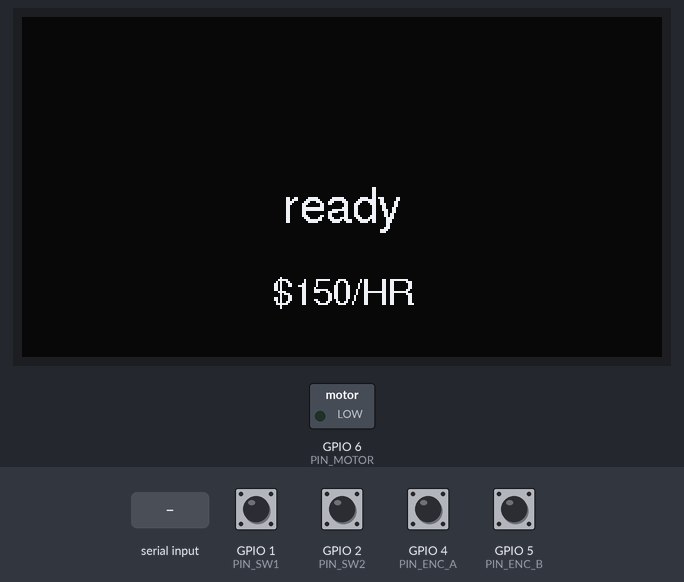
Recording of a sketch running on a simulated ESP32-S3. Parts: 320×170 colour display, switched loads named in the sketch (green lamp = pin HIGH). The test bench sets the inputs (shaded band); at power-on: GPIO 1 (PIN_SW1), GPIO 2 (PIN_SW2), GPIO 4 (PIN_ENC_A), GPIO 5 (PIN_ENC_B) HIGH. What the sketch prints to the serial monitor is not drawn.

Above: at 1.8 s.
1.9 s: GPIO 1 (PIN_SW1) pulled LOW for 1 s
At 4.3 s:
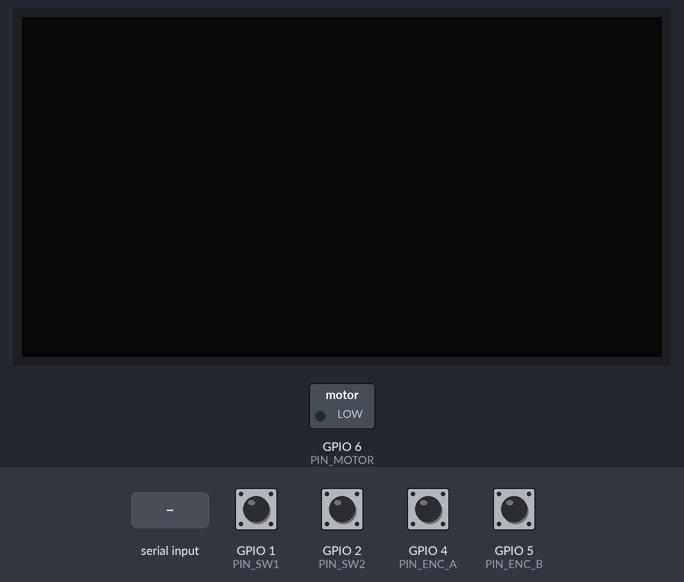
4.6 s: GPIO 1 (PIN_SW1) pulled LOW for 0.2 s
At 6.02 s:
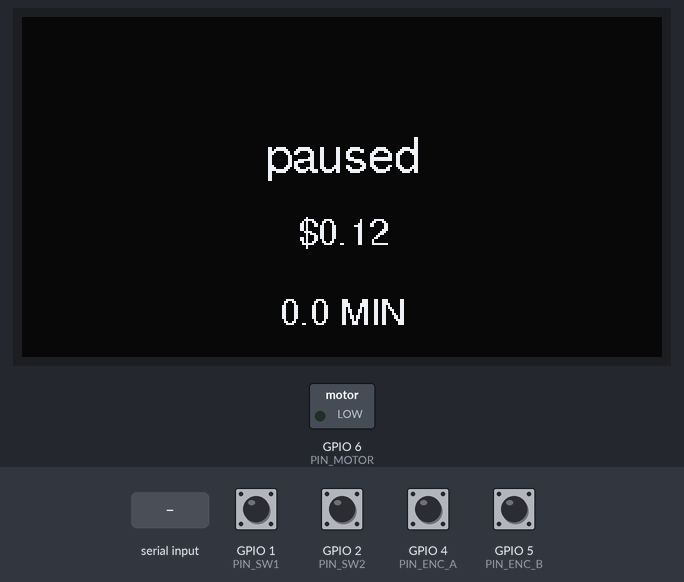
7.1 s: GPIO 2 (PIN_SW2) pulled LOW for 0.2 s
At 7.95 s:
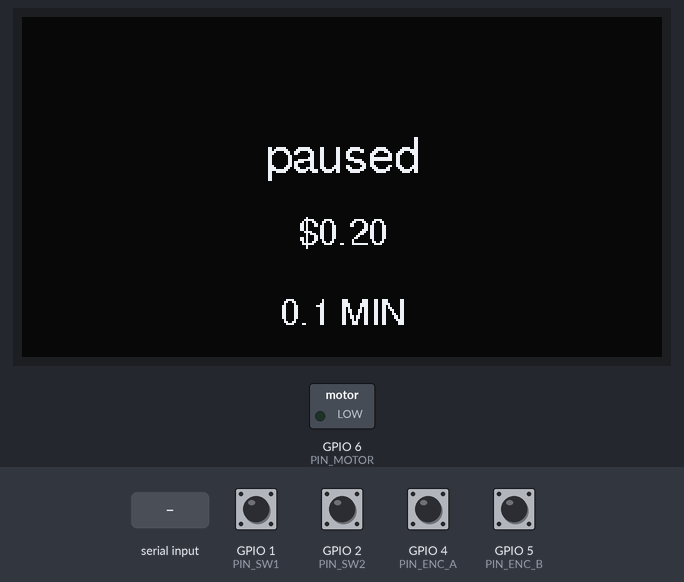
8.8 s: "1\n" received over Serial
10.3 s: GPIO 1 (PIN_SW1) pulled LOW for 3.2 s
At 12.2 s:
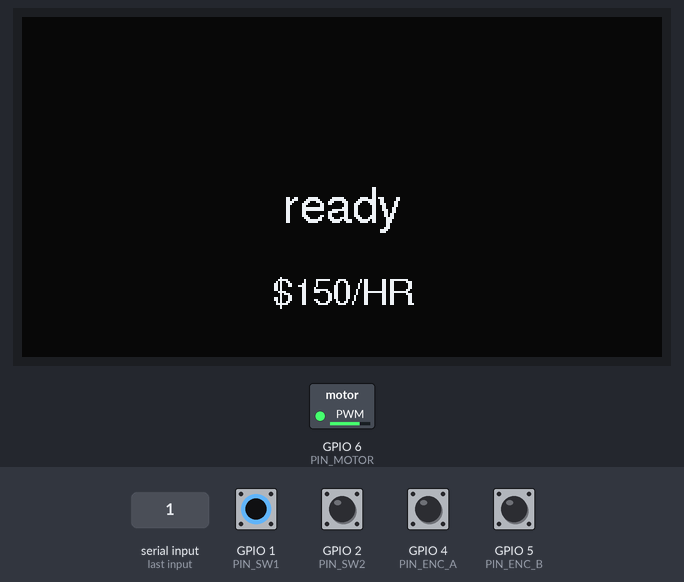
15.2 s: "0\n" received over Serial
Timing chart, 0 to 18.2 s (numbered marks = the images above; inputs shaded):
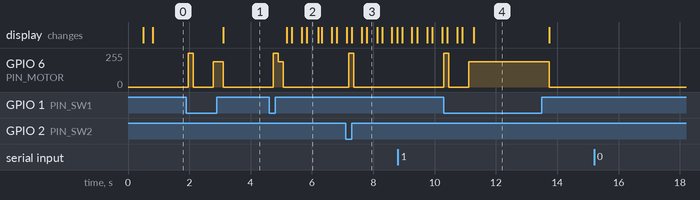

Measured:
- after the input at 1.9 s, GPIO 6 (PIN_MOTOR): 0/255 → 255/255 after 0.06 s, → 0/255 0.16 s later, → 189/255 0.65 s later, → 0/255 0.33 s later; the display: changes after 1.2 s (image 1)
- after the input at 4.6 s, GPIO 6 (PIN_MOTOR): 0/255 → 255/255 after 0.14 s, → 189/255 0.16 s later, → 0/255 0.16 s later; the display: first changes after 0.58 s (image 2 shows a later state)
- after the input at 7.1 s, GPIO 6 (PIN_MOTOR): 0/255 → 255/255 after 0.09 s, → 0/255 0.16 s later
- after the input at 10.3 s, GPIO 6 (PIN_MOTOR): 0/255 → 255/255 at once, → 0/255 0.16 s later, → 189/255 0.65 s later, → 0/255 2.6 s later; the display: first differs from a run without the input after 0.98 s (image 4)

The sketch:

anthropic_claude-haiku-4-5-20251001_rep2.ino
```cpp
#define LGFX_USE_V1
#include <LovyanGFX.hpp>

class LGFX : public lgfx::LGFX_Device {
  lgfx::Panel_ST7789 _panel;
  lgfx::Bus_SPI _bus;
  lgfx::Light_PWM _light;
public:
  LGFX() {
    { auto cfg = _bus.config();
      cfg.spi_host = SPI2_HOST;
      cfg.spi_mode = 0;
      cfg.freq_write = 50000000;
      cfg.freq_read = 16000000;
      cfg.spi_3wire = false;
      cfg.use_lock = true;
      cfg.dma_channel = SPI_DMA_CH_AUTO;
      cfg.pin_sclk = 12;
      cfg.pin_mosi = 11;
      cfg.pin_miso = -1;
      cfg.pin_dc = 13;
      _bus.config(cfg);
      _panel.setBus(&_bus);
    }
    { auto cfg = _panel.config();
      cfg.pin_cs = 10;
      cfg.pin_rst = 9;
      cfg.pin_busy = -1;
      cfg.panel_width = 170;
      cfg.panel_height = 320;
      cfg.offset_x = 35;
      cfg.offset_y = 0;
      cfg.offset_rotation = 2;
      cfg.readable = false;
      cfg.invert = true;
      cfg.rgb_order = false;
      cfg.dlen_16bit = false;
      cfg.bus_shared = false;
      _panel.config(cfg);
    }
    { auto cfg = _light.config();
      cfg.pin_bl = 8;
      cfg.invert = false;
      cfg.freq = 44100;
      cfg.pwm_channel = 7;
      _light.config(cfg);
      _panel.setLight(&_light);
    }
    setPanel(&_panel);
  }
};

LGFX tft;
LGFX_Sprite* canvas = nullptr;

const int PIN_SW1 = 1;
const int PIN_SW2 = 2;
const int PIN_ENC_A = 4;
const int PIN_ENC_B = 5;
const int PIN_MOTOR = 6;

volatile int encRaw = 0;
uint32_t tNextRender = 0;
uint32_t motorUntil = 0;

struct Button {
  int pin;
  uint32_t downAt;
  bool wasDown;
  bool tapped;
  bool held;
};

Button sw1 = {PIN_SW1, 0, false, false, false};
Button sw2 = {PIN_SW2, 0, false, false, false};

int hourlyRate = 150;
bool meetingRunning = false;
uint32_t meetingStartedAt = 0;

const uint16_t BG = tft.color565(9, 10, 12);
const uint16_t INK = tft.color565(238, 240, 245);

void IRAM_ATTR encISR() {
  int a = digitalRead(PIN_ENC_A);
  int b = digitalRead(PIN_ENC_B);
  if (a == LOW && b == HIGH) encRaw++;
  else if (a == HIGH && b == LOW) encRaw--;
}

void motorTap() {
  motorUntil = millis() + 80;
  ledcWrite(PIN_MOTOR, 255);
}

void motorBuzz() {
  motorUntil = millis() + 120;
  ledcWrite(PIN_MOTOR, 190);
}

void motorService() {
  uint32_t now = millis();
  if (now >= motorUntil) {
    ledcWrite(PIN_MOTOR, 0);
  }
}

void pollButton(Button& btn) {
  bool nowDown = digitalRead(btn.pin) == LOW;
  uint32_t now = millis();

  if (nowDown && !btn.wasDown) {
    btn.downAt = now;
    btn.tapped = false;
    btn.held = false;
    motorTap();
  } else if (!nowDown && btn.wasDown) {
    if (!btn.held) {
      btn.tapped = true;
    }
  } else if (nowDown && btn.wasDown && !btn.held) {
    if (now - btn.downAt > 800) {
      btn.held = true;
    }
  }

  btn.wasDown = nowDown;
}

void handleInput() {
  pollButton(sw1);
  pollButton(sw2);

  if (sw1.tapped) {
    sw1.tapped = false;
    if (!meetingRunning) {
      meetingRunning = true;
      meetingStartedAt = millis();
      motorBuzz();
      Serial.println("[meeting started]");
    } else {
      meetingRunning = false;
      motorBuzz();
      Serial.println("[meeting paused]");
    }
  }

  if (sw1.held) {
    sw1.held = false;
    meetingRunning = false;
    meetingStartedAt = 0;
    motorBuzz();
    motorBuzz();
    Serial.println("[meeting reset]");
  }

  if (sw2.tapped) {
    sw2.tapped = false;
    int delta = 0;
    noInterrupts();
    delta = encRaw / 4;
    encRaw = 0;
    interrupts();

    if (delta != 0) {
      hourlyRate += delta * 10;
      if (hourlyRate < 10) hourlyRate = 10;
      if (hourlyRate > 10000) hourlyRate = 10000;
      motorTap();
      Serial.print("[rate set to $");
      Serial.print(hourlyRate);
      Serial.println("/hr]");
    }
  }
}

void render() {
  uint32_t now = millis();
  if (now < tNextRender) return;
  tNextRender = now + 25;

  if (!canvas) return;

  canvas->fillScreen(BG);

  if (meetingRunning) {
    uint32_t elapsedMs = now - meetingStartedAt;
    double elapsedSec = elapsedMs / 1000.0;
    double elapsedMin = elapsedSec / 60.0;
    double costAccrued = (hourlyRate / 60.0) * elapsedMin;

    double lightFraction = fmin(elapsedMin / 60.0, 1.0);
    int brightness = (int)(150 + lightFraction * 105);
    tft.setBrightness(brightness);

    uint16_t barHeight = (int)(170 * lightFraction);
    if (barHeight > 0) {
      uint16_t amber = tft.color565(255, 180, 0);
      canvas->fillRect(0, 170 - barHeight, 320, barHeight, amber);
    }

    Serial.print("cost: $");
    Serial.print(costAccrued, 2);
    Serial.print(" | elapsed: ");
    Serial.print(elapsedMin, 1);
    Serial.println(" min");
  } else {
    tft.setBrightness(180);

    if (meetingStartedAt == 0) {
      canvas->setTextColor(INK);
      canvas->setFont(&fonts::FreeSans12pt7b);
      canvas->drawCenterString("ready", 160, 85);

      canvas->setFont(&fonts::FreeSans9pt7b);
      char rateStr[32];
      snprintf(rateStr, sizeof(rateStr), "$%d/HR", hourlyRate);
      canvas->drawCenterString(rateStr, 160, 130);
    } else {
      uint32_t elapsedMs = now - meetingStartedAt;
      double elapsedSec = elapsedMs / 1000.0;
      double elapsedMin = elapsedSec / 60.0;
      double costAccrued = (hourlyRate / 60.0) * elapsedMin;

      canvas->setTextColor(INK);
      canvas->setFont(&fonts::FreeSans12pt7b);
      canvas->drawCenterString("paused", 160, 60);

      canvas->setFont(&fonts::FreeSans9pt7b);
      char costStr[32];
      snprintf(costStr, sizeof(costStr), "$%.2f", costAccrued);
      canvas->drawCenterString(costStr, 160, 100);

      char timeStr[32];
      snprintf(timeStr, sizeof(timeStr), "%.1f MIN", elapsedMin);
      canvas->drawCenterString(timeStr, 160, 140);
    }
  }

  canvas->pushSprite(&tft, 0, 0);
}

void setup() {
  Serial.begin(115200);
  delay(500);
  Serial.println("\n[meeting cost meter booting]");

  pinMode(PIN_SW1, INPUT_PULLUP);
  pinMode(PIN_SW2, INPUT_PULLUP);
  pinMode(PIN_ENC_A, INPUT_PULLUP);
  pinMode(PIN_ENC_B, INPUT_PULLUP);
  pinMode(PIN_MOTOR, OUTPUT);
  digitalWrite(PIN_MOTOR, LOW);

  ledcAttach(PIN_MOTOR, 20000, 8);
  ledcWrite(PIN_MOTOR, 0);

  attachInterrupt(PIN_ENC_A, encISR, CHANGE);
  attachInterrupt(PIN_ENC_B, encISR, CHANGE);

  tft.init();
  tft.setRotation(1);
  tft.setBrightness(180);

  canvas = new LGFX_Sprite(&tft);
  if (canvas) {
    canvas->setColorDepth(16);
    canvas->createSprite(320, 170);
  }

  Serial.println("[ready]");
}

void loop() {
  while (Serial.available()) {
    int c = Serial.read();
    if (c == '\n' || c == '\r') {
      Serial.print("> rate now: $");
      Serial.print(hourlyRate);
      Serial.print("/hr, meeting ");
      Serial.println(meetingRunning ? "RUNNING" : "idle");
    }
  }

  handleInput();
  motorService();
  render();
}
```
